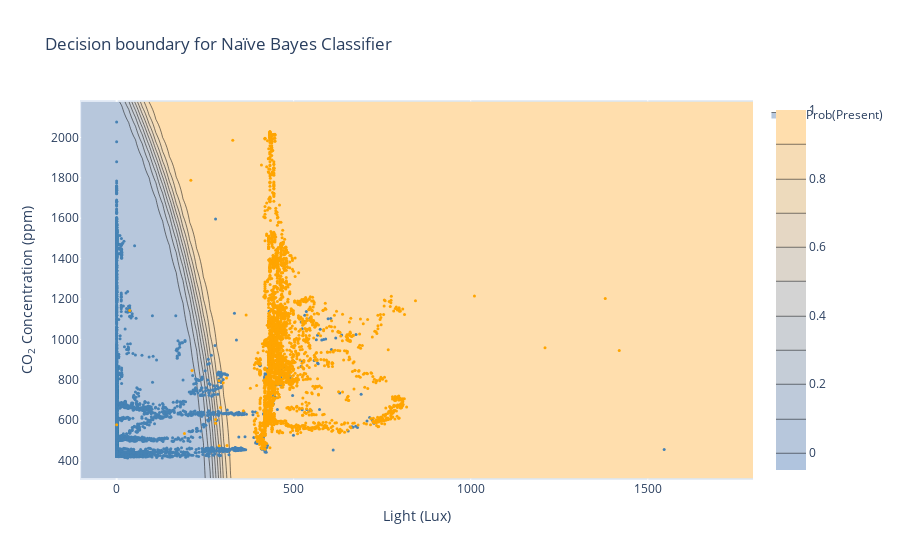

This figure's notebook cell:
### Markdown cell above
## Visualization of Prediction

  As we are focusing here on two features only, we can plot the the decision boundary overlaid by the test data's true classification:

### Code cell
x_min = feat.Light.min()-100
x_max = feat.Light.max()+100
y_min = feat.CO2.min()-100
y_max = feat.CO2.max()+100
n = 100

x_ax = np.linspace(x_min, x_max, n)
y_ax = np.linspace(y_min, y_max, n)
grid=[[x, y] for y in y_ax for x in x_ax]
z = learner.predict_proba(grid)[:, 1]
z = z.reshape(n, n)

present = outc_test == 1
absent = outc_test == 0

fig_data = [
    {"type": "contour",
        "name": "Prob(Present)",
        "x": x_ax, "y": y_ax, "z": z,
        "showlegend": True,
     "colorscale": [
        [0.0, "lightsteelblue"],
        [0.5, "lightgrey"],
        [1.0, "navajowhite"]]},
    {"type": "scatter",
        "name": "Absent",
        "showlegend": False,
        "mode": "markers",
        "marker": {"size": 3, "color": "steelblue"},
        "x": feat_test.Light.loc[absent],
        "y": feat_test.CO2[absent]},
    {"type": "scatter",
        "name": "Present",
        "showlegend": False,
        "mode": "markers",
        "marker": {"size": 3, "color": "orange"},
        "x": feat_test.Light.loc[present],
        "y": feat_test.CO2[present]}]

fig_layout = {
    "title": "Decision boundary for Naïve Bayes Classifier",
    "xaxis_title": "Light (Lux)",
    "yaxis_title": "CO<sub>2</sub> Concentration (ppm)" }

fig = go.Figure (fig_data, fig_layout)
fig.show()

### Figure 1 — Plotly figure (JSON) as saved in the notebook; plotly's stock layout.template omitted (floating-point values rounded to 4 significant figures; data arrays with more than 128 entries replaced by an {"elided": "..."} marker saying what was removed)
{"data": [{"colorscale": [[0, "lightsteelblue"], [0.5, "lightgrey"], [1, "navajowhite"]], "name": "Prob(Present)", "showlegend": true, "type": "contour", "x": [-100, -80.84, -61.67, -42.51, -23.34, -4.179, 14.98, 34.15, 53.31, 72.48, 91.64, 110.8, 130.0, 149.1, 168.3, 187.5, 206.6, 225.8, 245.0, 264.1, 283.3, 302.4, 321.6, 340.8, 359.9, 379.1, 398.3, 417.4, 436.6, 455.8, 474.9, 494.1, 513.3, 532.4, 551.6, 570.7, 589.9, 609.1, 628.2, 647.4, 666.6, 685.7, 704.9, 724.1, 743.2, 762.4, 781.6, 800.7, 819.9, 839.0, 858.2, 877.4, 896.5, 915.7, 934.9, 954.0, 973.2, 992.4, 1012.0, 1031.0, 1050.0, 1069.0, 1088.0, 1107.0, 1127.0, 1146.0, 1165.0, 1184.0, 1203.0, 1222.0, 1241.0, 1261.0, 1280.0, 1299.0, 1318.0, 1337.0, 1356.0, 1376.0, 1395.0, 1414.0, 1433.0, 1452.0, 1471.0, 1491.0, 1510.0, 1529.0, 1548.0, 1567.0, 1586.0, 1606.0, 1625.0, 1644.0, 1663.0, 1682.0, 1701.0, 1721.0, 1740.0, 1759.0, 1778.0, 1797.0], "y": [312.8, 331.6, 350.4, 369.2, 388.1, 406.9, 425.7, 444.5, 463.4, 482.2, 501.0, 519.8, 538.7, 557.5, 576.3, 595.1, 614.0, 632.8, 651.6, 670.4, 689.3, 708.1, 726.9, 745.7, 764.6, 783.4, 802.2, 821.0, 839.9, 858.7, 877.5, 896.3, 915.2, 934, 952.8, 971.7, 990.5, 1009.0, 1028.0, 1047.0, 1066.0, 1085.0, 1103.0, 1122.0, 1141.0, 1160.0, 1179.0, 1198.0, 1216.0, 1235.0, 1254.0, 1273.0, 1292.0, 1311.0, 1329.0, 1348.0, 1367.0, 1386.0, 1405.0, 1423.0, 1442.0, 1461.0, 1480.0, 1499.0, 1518.0, 1536.0, 1555.0, 1574.0, 1593.0, 1612.0, 1631.0, 1649.0, 1668.0, 1687.0, 1706.0, 1725.0, 1744.0, 1762.0, 1781.0, 1800.0, 1819.0, 1838.0, 1856.0, 1875.0, 1894.0, 1913.0, 1932.0, 1951.0, 1969.0, 1988.0, 2007.0, 2026.0, 2045.0, 2064.0, 2082.0, 2101.0, 2120.0, 2139.0, 2158.0, 2176.0], "z": {"elided": "100x100 float values"}}, {"marker": {"color": "steelblue", "size": 3}, "mode": "markers", "name": "Absent", "showlegend": false, "type": "scatter", "x": {"elided": "10591 float values"}, "y": {"elided": "10591 float values"}}, {"marker": {"color": "orange", "size": 3}, "mode": "markers", "name": "Present", "showlegend": false, "type": "scatter", "x": {"elided": "3184 float values"}, "y": {"elided": "3184 float values"}}], "layout": {"title": {"text": "Decision boundary for Naïve Bayes Classifier"}, "xaxis": {"title": {"text": "Light (Lux)"}}, "yaxis": {"title": {"text": "CO<sub>2</sub> Concentration (ppm)"}}}}
